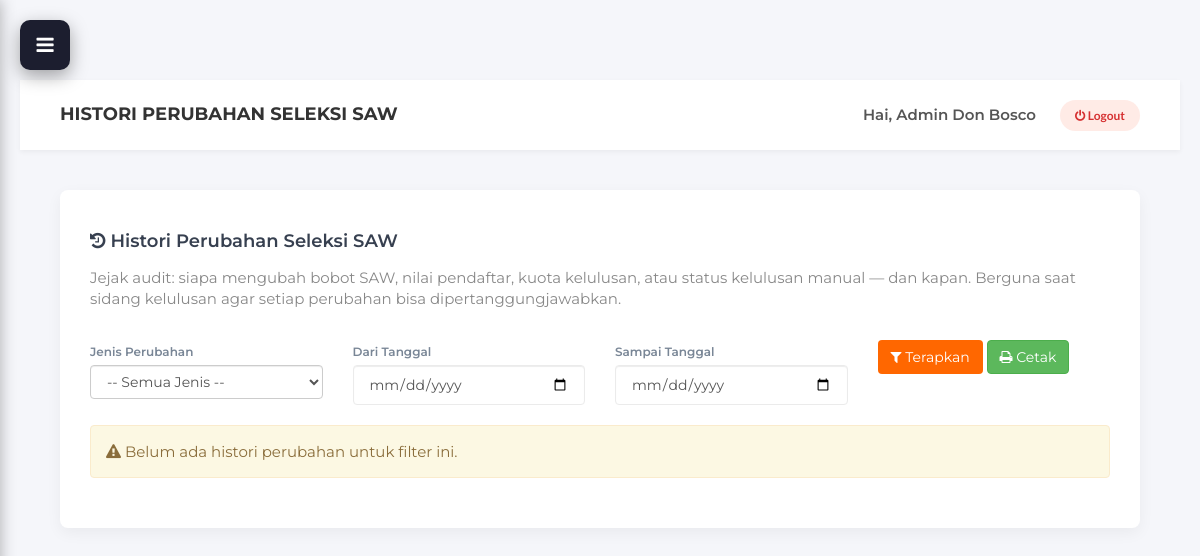
/admin/histori_saw.php (signed in), run on an earlier commit of the app's database.
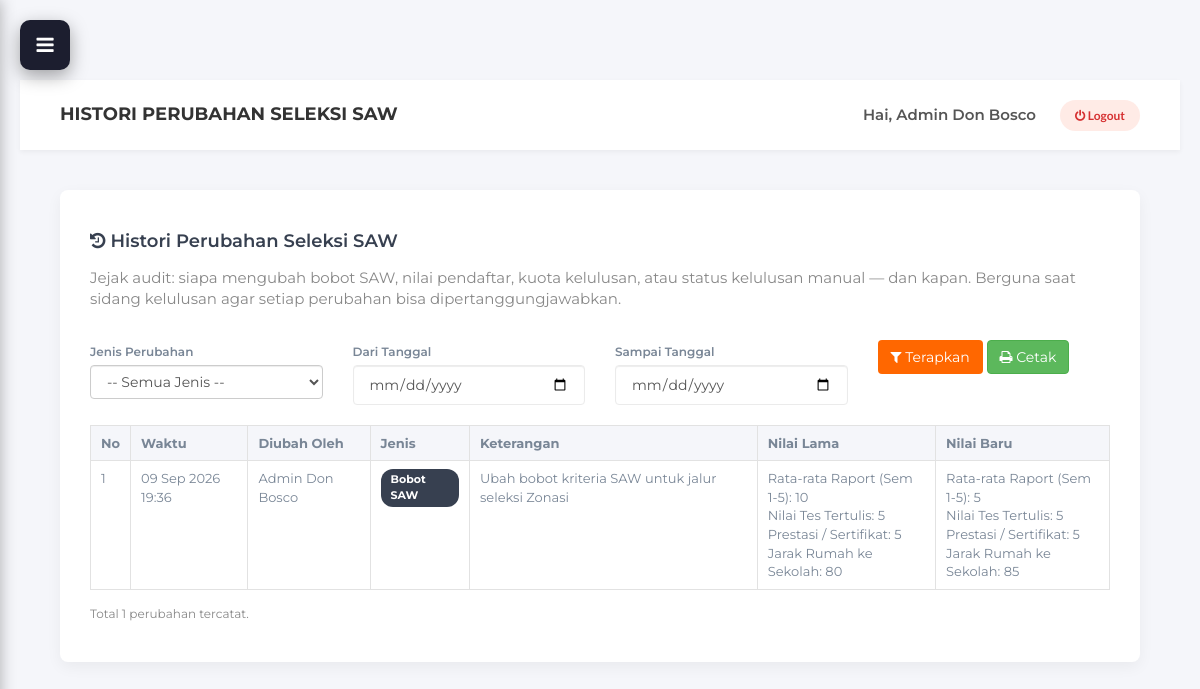
And on a later commit of the database.
### tables this page shows
CREATE TABLE `histori_seleksi_saw` (
  `id_histori` int NOT NULL AUTO_INCREMENT,
  `id_admin` int DEFAULT NULL,
  `nama_admin` varchar(100) NOT NULL,
  `jenis_perubahan` enum('Bobot SAW','Nilai Pendaftar','Kuota Kelulusan','Status Manual','Daftar Ulang') NOT NULL,
  `keterangan` varchar(255) NOT NULL,
  `data_lama` text,
  `data_baru` text,
  `waktu_perubahan` datetime NOT NULL DEFAULT CURRENT_TIMESTAMP,
  PRIMARY KEY (`id_histori`),
  KEY `idx_histori_admin` (`id_admin`),
  KEY `idx_histori_waktu` (`waktu_perubahan`),
  KEY `idx_histori_jenis` (`jenis_perubahan`)
);

### models/HistoriSawModel.php (called while the page is built, shortened)
<?php
require_once 'Database.php';
class HistoriSawModel extends Database {
    public function getHistori($filters = []) {
        $sql = "SELECT * FROM histori_seleksi_saw WHERE 1=1";
        $sql .= " ORDER BY waktu_perubahan DESC";
        $result = $this->query($sql);
        $data = [];
        if ($result) {
            while ($row = mysqli_fetch_assoc($result)) {
                $data[] = $row;
            }
        }
        return $data;
    }
}
?>

### models/Database.php (called while the page is built, shortened)
<?php
require_once __DIR__ . '/../Koneksi Database/koneksi.php';
class Database {
    protected $koneksi;
    public function __construct() {
        global $koneksi;
        $this->koneksi = $koneksi;
    }
    public function query($sql) {
        return mysqli_query($this->koneksi, $sql);
    }
}
?>

### admin/histori_saw.php (the view, shortened to what the changed rows need)
<?php
require_once '../models/HistoriSawModel.php';
$model = new HistoriSawModel();
$filters = [
    'jenis'  => isset($_GET['jenis']) ? $_GET['jenis'] : '',
    'dari'   => isset($_GET['dari']) ? $_GET['dari'] : '',
    'sampai' => isset($_GET['sampai']) ? $_GET['sampai'] : '',
];
$histori = $model->getHistori($filters);
function format_snapshot($json) {
    $decoded = json_decode($json, true);
    $parts = [];
    foreach ($decoded as $key => $val) {
        $val_txt = ($val === null || $val === '') ? '-' : $val;
        $parts[] = htmlspecialchars($key) . ': ' . htmlspecialchars($val_txt);
    }
    return implode('<br>', $parts);
}
function tgl_jam_indo($datetime) {
    $bulan = array(
        1 => 'Jan', 'Feb', 'Mar', 'Apr', 'Mei', 'Jun',
        'Jul', 'Agu', 'Sep', 'Okt', 'Nov', 'Des'
    );
    $ts = strtotime($datetime);
    return date('d', $ts) . ' ' . $bulan[(int) date('n', $ts)] . ' ' . date('Y H:i', $ts);
}
require_once '../views/admin/template/header.php';
require_once '../views/admin/template/sidebar.php';
?>
<div class="main-content">
    <div class="content-wrapper">
        <div class="card-box">
            <div class="row no-print" style="margin-bottom: 20px;">
                <div class="col-md-12">
                </div>
            </div>
            <form action="histori_saw.php" method="GET" class="row no-print" style="margin-bottom: 20px; align-items:flex-end;">
                <div class="col-md-3">
                </div>
                <div class="col-md-3">
                </div>
                <div class="col-md-3">
                </div>
                <div class="col-md-3">
                </div>
            </form>
            <?php if (count($histori) === 0): ?>
                <div class="alert alert-warning"><i class="fa fa-exclamation-triangle"></i> Belum ada histori perubahan untuk filter ini.</div>
            <?php else: ?>
                <div style="overflow-x:auto;">
                <table class="histori-table">
                    <thead>
                        <tr>
                            <th style="width:30px;">No</th>
                            <th>Waktu</th>
                            <th>Diubah Oleh</th>
                            <th>Jenis</th>
                            <th>Keterangan</th>
                            <th>Nilai Lama</th>
                            <th>Nilai Baru</th>
                        </tr>
                    </thead>
                    <tbody>
                        <?php $no = 1; foreach ($histori as $h): ?>
                        <tr>
                            <td><?php echo $no++; ?></td>
                            <td><?php echo tgl_jam_indo($h['waktu_perubahan']); ?></td>
                            <td><?php echo htmlspecialchars($h['nama_admin']); ?></td>
                            <td><span class="jenis-badge jenis-<?php echo str_replace(' ', '-', $h['jenis_perubahan']); ?>"><?php echo htmlspecialchars($h['jenis_perubahan']); ?></span></td>
                            <td><?php echo htmlspecialchars($h['keterangan']); ?></td>
                            <td><?php echo format_snapshot($h['data_lama']); ?></td>
                            <td><?php echo format_snapshot($h['data_baru']); ?></td>
                        </tr>
                        <?php endforeach; ?>
                    </tbody>
                </table>
                </div>
                <p style="color:#888; font-size:12px; margin-top:15px;">Total <?php echo count($histori); ?> perubahan tercatat.</p>
            <?php endif; ?>
        </div>
    </div>
</div>
<?php require_once '../views/admin/template/footer.php'; ?>

What changed in the data, as far as the page shows it:
added histori_seleksi_saw: waktu_perubahan "09 Sep 2026 19:36", nama_admin "Admin Don Bosco", jenis_perubahan "Bobot SAW", keterangan "Ubah bobot kriteria SAW untuk jalur seleksi Zonasi", parts "Rata-rata Raport (Sem 1-5): 10 Nilai Tes Tertulis: 5 Prestasi / Sertifikat: 5 Jarak Rumah ke Sekolah: 80 Rata-rata Raport (Sem 1-5): 5 Nilai Tes Tertulis: 5 Prestasi / Sertifikat: 5 Jarak Rumah ke Sekolah: 85"
Also different on the page:
count($histori): (not shown) → "1"
text no longer shown: "Belum ada histori perubahan untuk filter ini."
text now shown: "No Waktu Diubah Oleh Jenis Keterangan Nilai Lama Nilai Baru Total perubahan tercatat."
